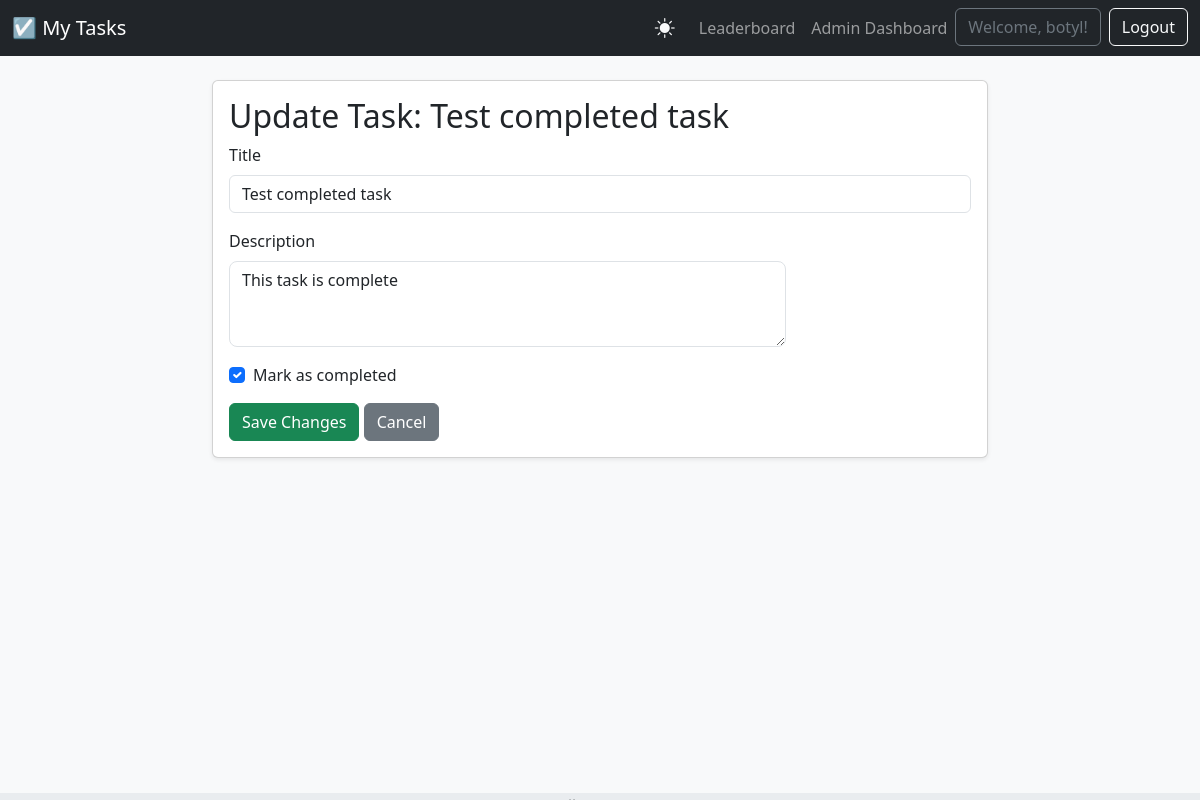
/update/17/ (signed in), run on the app's committed database.
### tasks/models.py (models this page shows, shortened)
class Task(models.Model):
    user = models.ForeignKey(User, on_delete=models.CASCADE)
    title = models.CharField(max_length=200)
    description = models.TextField(blank=True)
    completed = models.BooleanField(default=False)
    created_at = models.DateTimeField(auto_now_add=True)
    priority = models.IntegerField(default=0)
    class Meta:
        ordering = ['priority', '-created_at']

### tasks/views.py (the view)
# urls.py: path('update/<int:pk>/', views.task_update, name='task-update'),
@login_required
def task_update(request, pk):
    task = get_object_or_404(Task, id=pk, user=request.user)
    if request.method == 'POST':
        form = TaskForm(request.POST, instance=task)
        if form.is_valid():
            form.save()
            messages.success(request, f'Task "{task.title}" updated successfully!')
            return redirect('task-list')
    else:
        form = TaskForm(instance=task)
    context = {'form': form, 'task': task}
    return render(request, 'tasks/task_update.html', context)

### tasks/forms.py
class TaskForm(forms.ModelForm):
    class Meta:
        model = Task
        fields = ['title', 'description', 'completed']
        widgets = {
            'title': forms.TextInput(attrs={'class': 'form-control'}),
            'description': forms.Textarea(attrs={'class': 'form-control w-75 rounded-3', 'rows': 3}),
            'completed': forms.CheckboxInput(attrs={'class': 'form-check-input'}),
        }

### templates/tasks/task_update.html (shortened to what this page needs)
{% extends 'base.html' %}
{% block content %}
<div class="card shadow-sm">
    <div class="card-body">
        <h2 class="card-title">Update Task: {{ task.title }}</h2>
        <form method="post">
            <div class="mb-3">
                <label for="id_title" class="form-label">Title</label>
                {{ form.title }}
            </div>
            <div class="mb-3">
                <label for="id_description" class="form-label">Description</label>
                {{ form.description }}
            </div>
            <div class="form-check mb-3">
                {{ form.completed }}
                <label class="form-check-label" for="id_completed">
                    Mark as completed
                </label>
            </div>
            <button type="submit" class="btn btn-success">Save Changes</button>
            <a href="{% url 'task-list' %}" class="btn btn-secondary">Cancel</a>
        </form>
    </div>
</div>
{% endblock %}

### templates/base.html (shortened to what this page needs)
{% load static %}
<!doctype html>
<html lang="en">
<head>
    <link href="https://cdn.jsdelivr.net/npm/bootstrap@5.3.3/dist/css/bootstrap.min.css" rel="stylesheet">
    <link rel="stylesheet" href="https://cdn.jsdelivr.net/npm/bootstrap-icons@1.11.3/font/bootstrap-icons.min.css">
</head>
<body class="d-flex flex-column min-vh-100">
    <nav class="navbar navbar-expand-lg navbar-dark bg-dark mb-4">
        <div class="container-fluid">
            <a class="navbar-brand" href="{% url 'task-list' %}">☑️ My Tasks</a>
            <div class="d-flex align-items-center">
                <button id="theme-toggle" class="nav-link text-light me-3">
                    <i class="bi bi-sun-fill"></i> </button>
                <ul class="navbar-nav ms-auto">
                    {% if user.is_authenticated %}
                        <li class="nav-item">
                            <a class="nav-link" href="{% url 'leaderboard' %}">Leaderboard</a>
                        </li>
                        {% if user.is_superuser %}
                        <li class="nav-item">
                            <a class="nav-link" href="{% url 'superuser_dashboard' %}">Admin Dashboard</a>
                        </li>
                        {% endif %}
                        <li class="nav-item">
                            <li class="nav-item me-2">
                                <a href="{% url 'user-profile' %}" class="btn btn-outline-secondary">
                                    Welcome, {{ user.username }}!
                                </a>
                            </li>
                        </li>
                        <li class="nav-item">
                            <form action="{% url 'logout' %}" method="post">
                                <button type="submit" class="btn btn-outline-light">Logout</button>
                            </form>
                        </li>
                    {% endif %}
                </ul>
            </div>
        </div>
    </nav>
    <div class="container" style="padding-bottom: 50px;">
        {% block content %}
        {% endblock %}
    </div>
    <footer class="footer mt-auto py-1 bg-body-secondary">
    </footer>
</body>
</html>

### templates/base.html (style rules this page uses)
body { background-color: #f8f9fa; }
.container { max-width: 800px; }
#theme-toggle { font-size: 1.25rem; cursor: pointer; background: none; border: none; }
.footer { position: fixed; bottom: 0; left: 0; right: 0; transition: transform 0.3s ease-in-out; transform: translateY(calc(100% - 7px)); }

### data on the page
Task: title "Test completed task", description "This task is complete", completed "☑"

### other printed values
{{ user.username }} "botyl"
